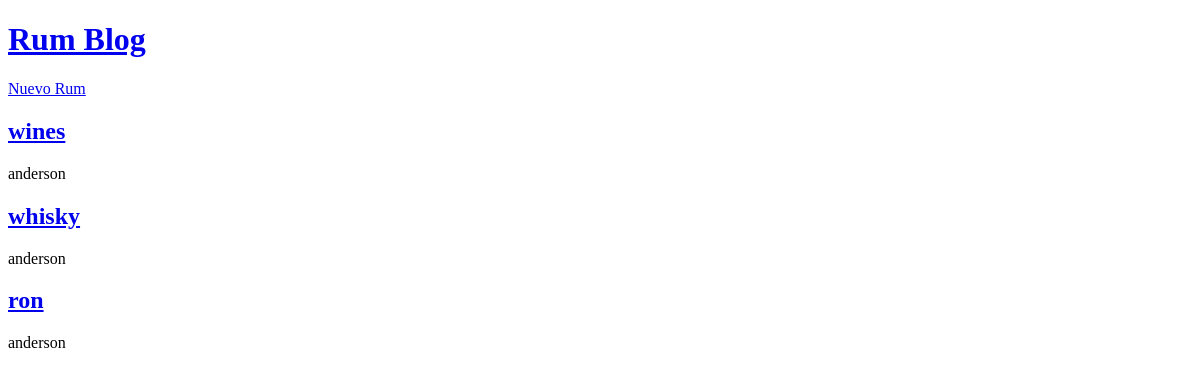
The app's page /, older data.
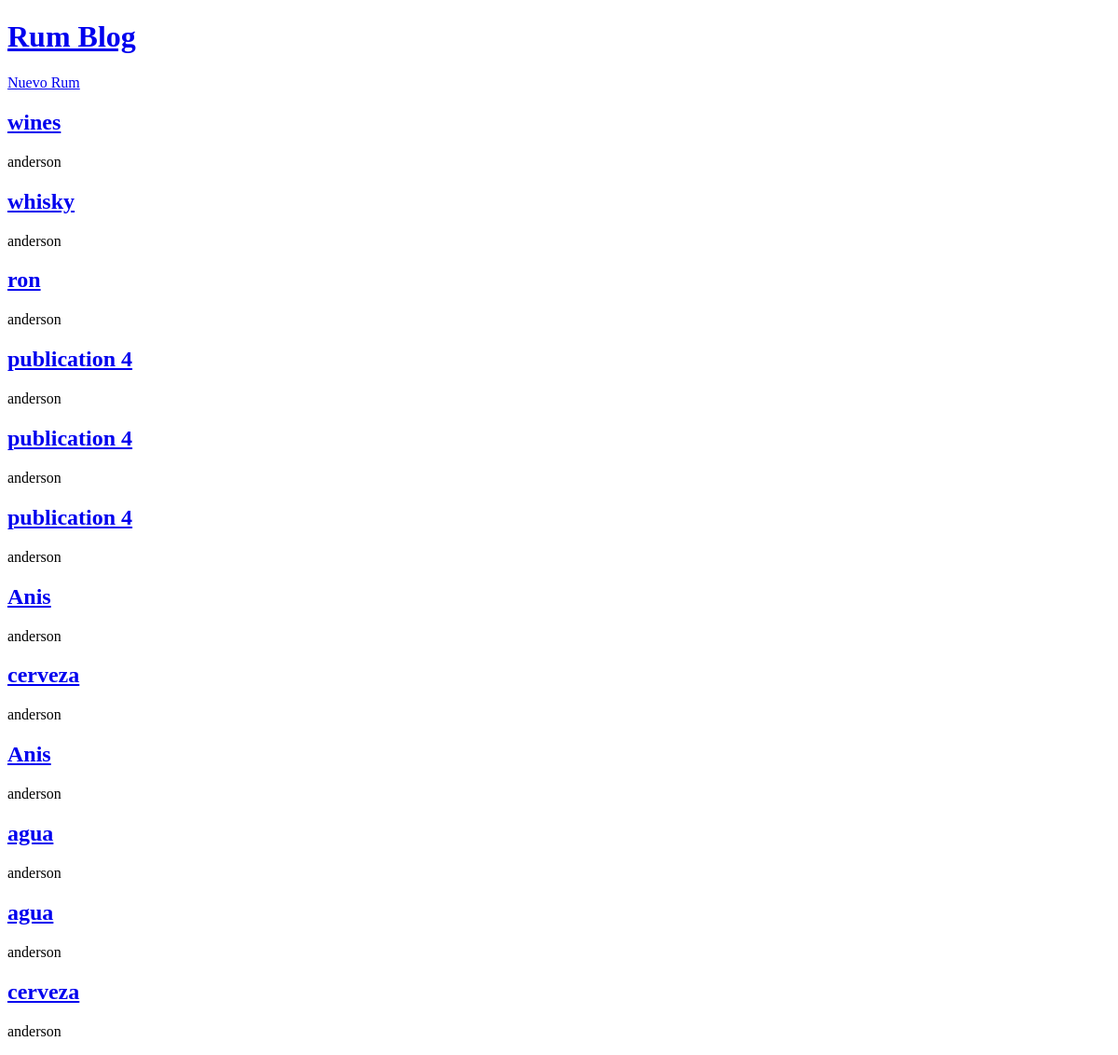
The same page, newer data.
### blogs/models.py (models this page shows, shortened)
class Publication(models.Model):
    title = models.CharField(max_length=200)
    author = models.ForeignKey(
        "auth.User",
        on_delete=models.CASCADE,
    )
    body = models.TextField()

### blogs/views.py (the view)
# urls.py: path("", BlogListView.as_view(), name="home"),
class BlogListView(ListView):
    model = Publication
    template_name = 'home.html'

### templates/home.html
{% extends "base.html" %}
{% block content %}
    {% for publication in publication_list %}
        <h2><a href="{% url 'post_detail' publication.pk %}">{{ publication.title }}</a></h2>
        <p>{{ publication.author }}</p>
    {% endfor %}
{% endblock content %}

### templates/base.html (shortened to what this page needs)
<!DOCTYPE html>
<html lang="en">
 <head>
</head>
<body>
       <header>
        <h1><a href="{% url 'home' %}">Rum Blog</a></h1>
       </header>
       <a href="{% url 'post_new' %}">Nuevo Rum</a>
       <section>
            {% block content %}
            {% endblock content %}
       </section>
</body>
</html>

Row changes from the older to the newer data that the page shows:
added Publication: title "publication 4", author "anderson"
added Publication: title "publication 4", author "anderson"
added Publication: title "publication 4", author "anderson"
added Publication: title "Anis", author "anderson"
added Publication: title "cerveza", author "anderson"
added Publication: title "Anis", author "anderson"
added Publication: title "agua", author "anderson"
added Publication: title "agua", author "anderson"
added Publication: title "cerveza", author "anderson"
